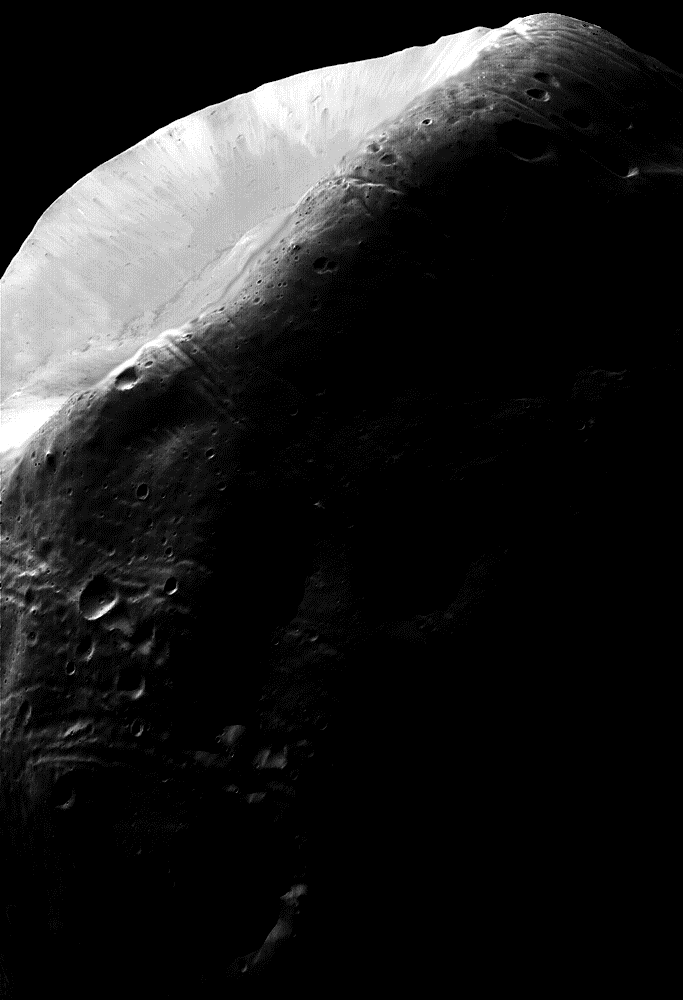
#> input picture Data/q1.png, 683 x 1000 px
$ python Q1.py
#> lines starting #> are read from the running program, lines starting #| are printed output that depends on the picture
#> further down, imgOriginal is the input picture: shape (1000, 683); min 0, max 255, mean 31.5
import cv2
import numpy as np

def logTrans(img):
	maxVal = np.amax(img) # max value in image
#> maxVal = 255
	cTarns = 255.0/np.log(1+maxVal) # scaling factor which sets max value to 255
#> cTarns = 45.99

	imgTrans = cTarns*(np.log(img+1.001)) # log transformation
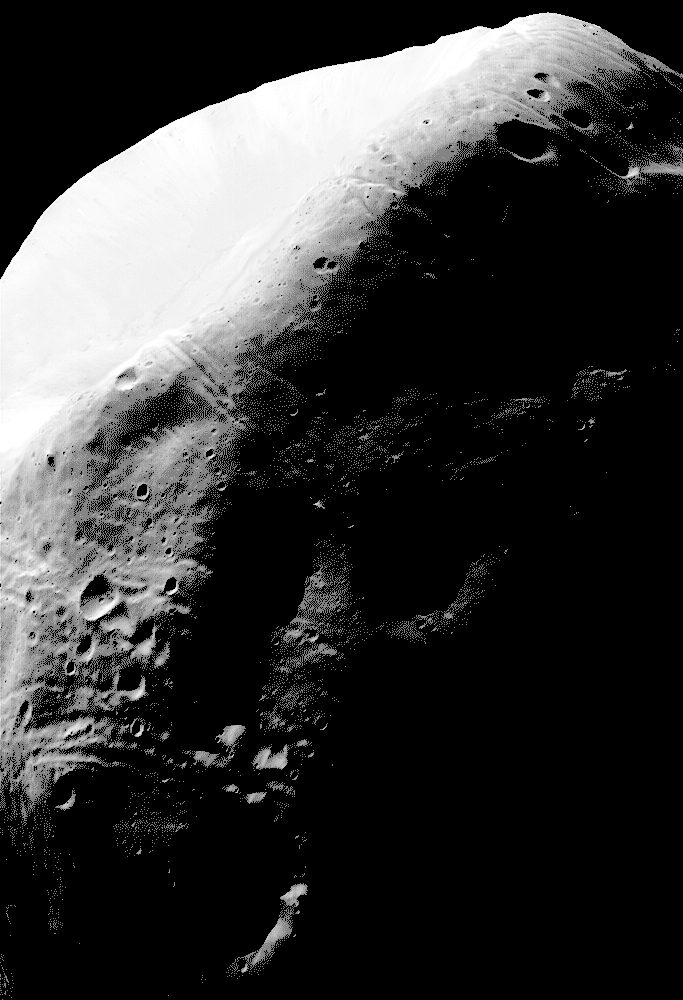
#> imgTrans: shape (1000, 683) float64; min 0.046, max 255, mean 53.6; drawn with min black and max white
	imgTrans = imgTrans.astype("uint8") # converting back to image format

	return imgTrans

def antilogTrans(img):
	maxVal = np.amax(img) # max value in image
#> maxVal = 255
	imgTemp = (np.exp(img*1.0/maxVal)-1) # taking antilog (range from 0 to e-1 )
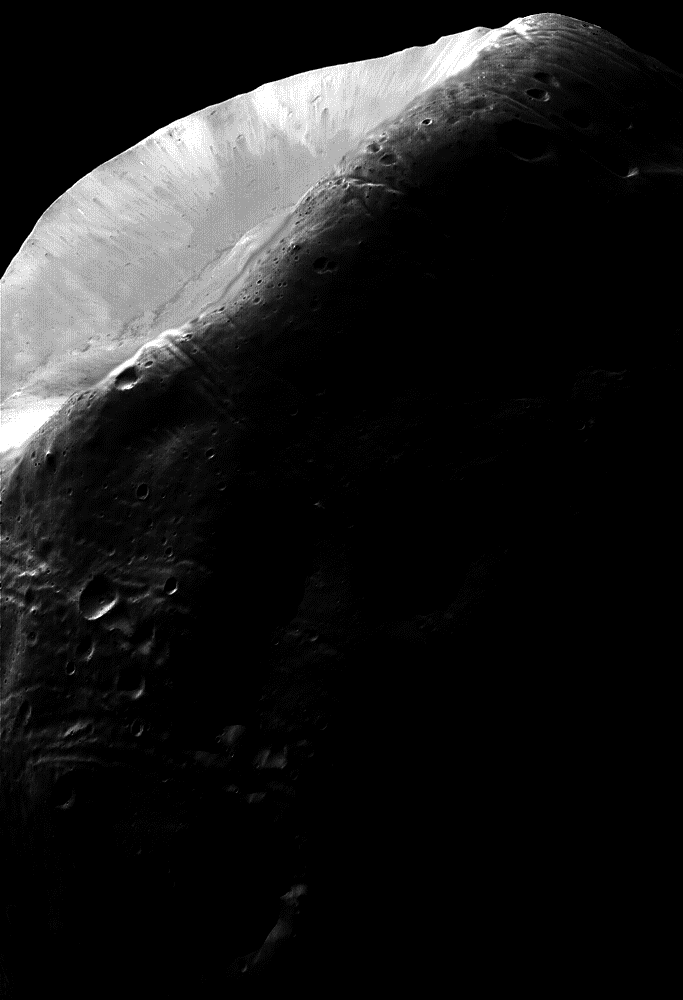
#> imgTemp: shape (1000, 683) float64; min 0, max 1.72, mean 0.183; drawn with min black and max white

	imgTrans = 255*(imgTemp/(np.e-1)) # scaling max value to 255
	imgTrans = imgTrans.astype("uint8") # converting back to image format

	return imgTrans

if __name__ == "__main__":
	imgOriginal = cv2.imread("./Data/q1.png",0) # reading image using openCV

	imgLog = logTrans(imgOriginal) # log transformation function
	imgAntilog = antilogTrans(imgOriginal) # antilog transformation function

	cv2.imwrite("./outputs/q1_log.png",imgLog)
	cv2.imwrite("./outputs/q1_antilog.png",imgAntilog)

$ run again, with Data/q2.png copied over Data/q1.png
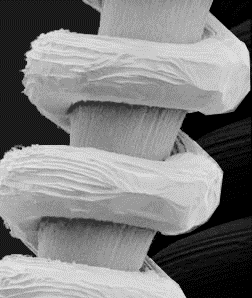
#> input picture Data/q2.png, 252 x 298 px
#> imgOriginal is the input picture: shape (298, 252); min 0, max 238, mean 127.6
#> in logTrans, `maxVal = np.amax(img)`: maxVal = 238
#> cTarns = 46.56
#> in logTrans, `imgTrans = cTarns*(np.log(img+1.001))`:
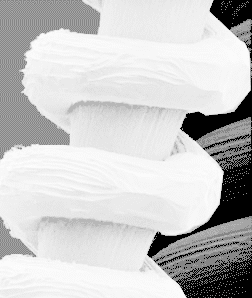
#> imgTrans: shape (298, 252) float64; min 0.0465, max 255, mean 199.7; drawn with min black and max white
#> in antilogTrans, `maxVal = np.amax(img)`: maxVal = 238
#> in antilogTrans, `imgTemp = (np.exp(img*1.0/maxVal)-1)`:
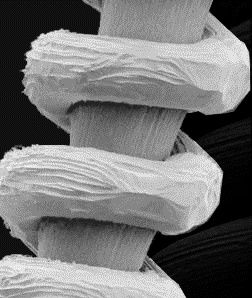
#> imgTemp: shape (298, 252) float64; min 0, max 1.72, mean 0.792; drawn with min black and max white

$ run again, with Data/q4.png copied over Data/q1.png
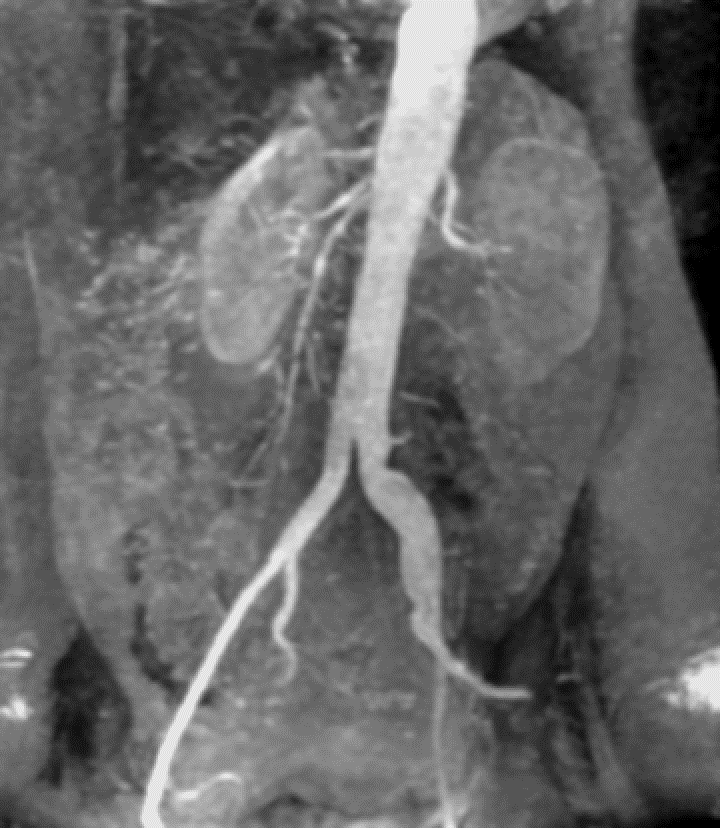
#> input picture Data/q4.png, 720 x 828 px
#> imgOriginal is the input picture: shape (828, 720); min 0, max 238, mean 103.1
#> in logTrans, `maxVal = np.amax(img)`: maxVal = 238
#> cTarns = 46.56
#> in logTrans, `imgTrans = cTarns*(np.log(img+1.001))`:
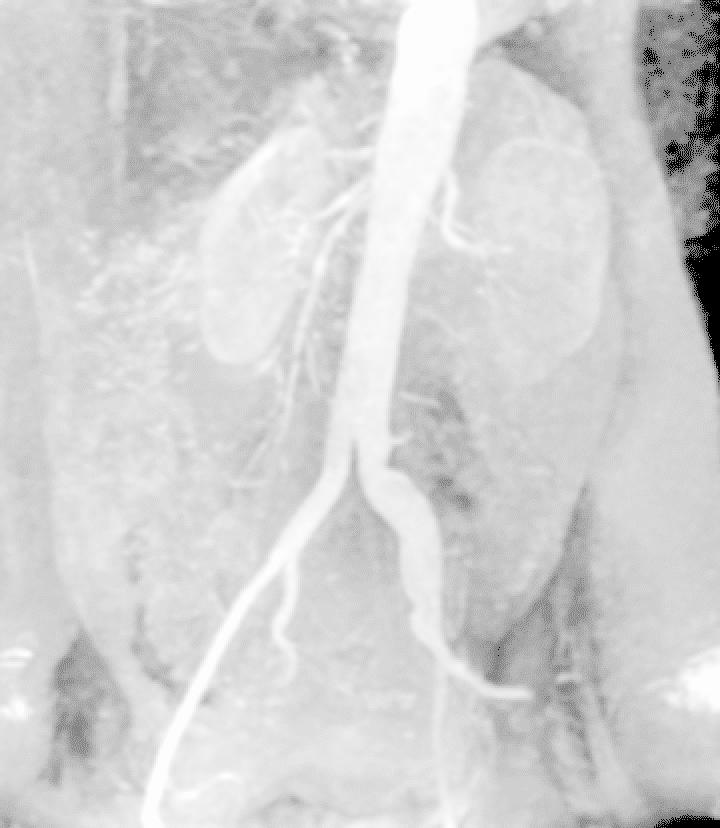
#> imgTrans: shape (828, 720) float64; min 0.0465, max 255, mean 210.3; drawn with min black and max white
#> in antilogTrans, `maxVal = np.amax(img)`: maxVal = 238
#> in antilogTrans, `imgTemp = (np.exp(img*1.0/maxVal)-1)`:
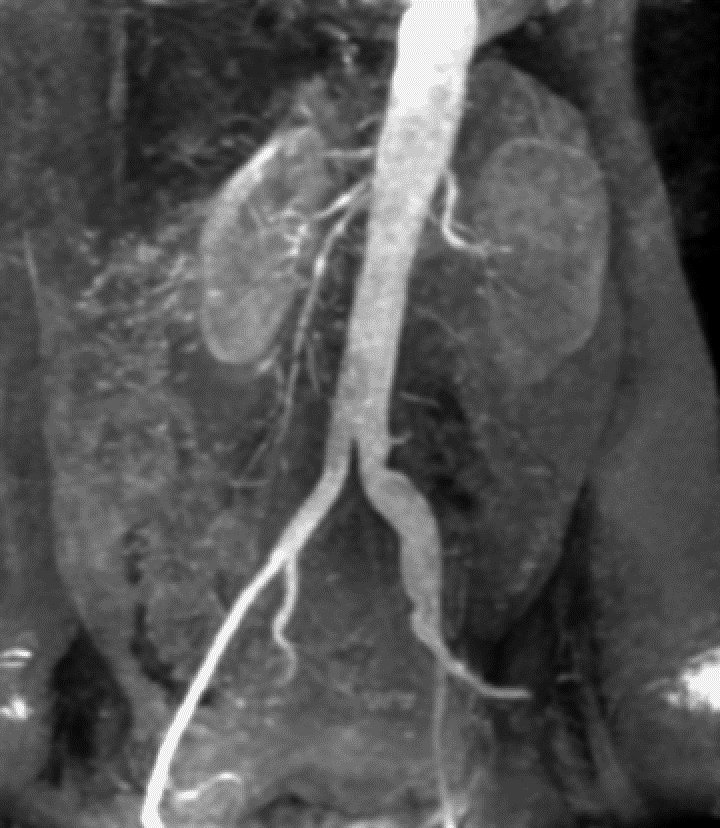
#> imgTemp: shape (828, 720) float64; min 0, max 1.72, mean 0.568; drawn with min black and max white
